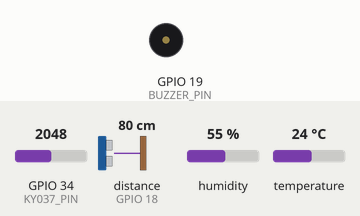
This sketch was run on a simulated ESP32. Shown: buzzer (waves = sounding, pin HIGH). Wiring (inferred from the names in the program): ultrasonic range finder: trigger GPIO 5; echo GPIO 18. The inputs (shaded band) are chosen by the test bench; at power-on: distance to the obstacle (sensor on GPIO 18) 80 cm, GPIO 34 (KY037_PIN) = 2048, humidity 55 %, temperature 24 °C. The echo pulse lasts 58.3 µs per cm; WiFi joins after 1.5 s; servers stay silent unless stated; pins used as bus, display or sensor lines are not drawn; what the sketch prints to the serial monitor is not drawn.

Above: at 2.7 s.
2.8 s: distance to the obstacle (sensor on GPIO 18) set to 23 cm
5.0 s: distance to the obstacle (sensor on GPIO 18) set to 19 cm
At 6.1 s:
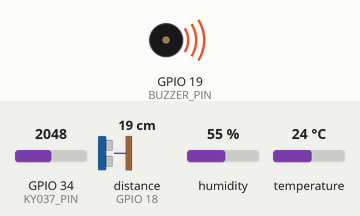
6.6 s: distance to the obstacle (sensor on GPIO 18) set to 35 cm
At 8.1 s:
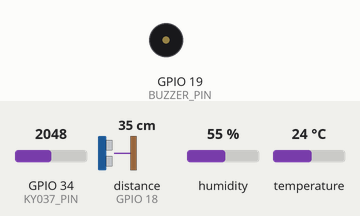
11.9 s: distance to the obstacle (sensor on GPIO 18) set to 2 cm
At 13.3 s:
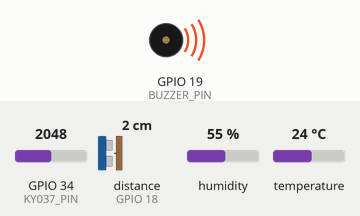
Timing chart, 0 to 14.8 s (numbered marks = the images above; inputs shaded):
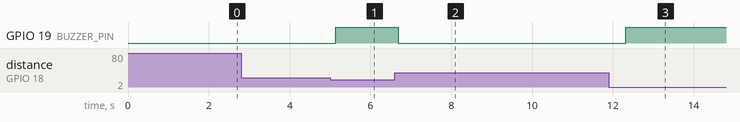

Measured:
- the behaviour switches between 21 and 20 cm on distance to the obstacle (sensor on GPIO 18) (found by bisection; images 0 and 1)
- after the input at 2.8 s, every drawn part: stays the same
- after the input at 5.0 s, GPIO 19 (BUZZER_PIN): LOW → HIGH after 0.14 s
- after the input at 6.6 s, GPIO 19 (BUZZER_PIN): HIGH → LOW after 0.09 s
- after the input at 11.9 s, GPIO 19 (BUZZER_PIN): LOW → HIGH after 0.42 s

The sketch:

LAST01.ino
```cpp
#include <WiFi.h>
#include <Firebase_ESP_Client.h>
#include "addons/TokenHelper.h"
#include "addons/RTDBHelper.h"
#include "DHT.h"
#include <time.h>

// ==================================================
// 1. CONFIGURACIÓN DE RED Y FIREBASE
// ==================================================
const char* WIFI_SSID = "INFINITUM2CB5";
const char* WIFI_PASSWORD = "X7e4upMA4Y";
const char* API_KEY = "AIzaSyA7kOahrIAr_XImPq05EhbJ7CZSPATIZUs";
const char* DATABASE_URL = "https://parking-iot-a0b8e-default-rtdb.firebaseio.com/";

const char* FB_PATH_STATUS = "/Estacionamiento/status";
const char* FB_PATH_LOGS = "/Estacionamiento/logs";

// ==================================================
// 2. CONFIGURACIÓN DE SENSORES Y PINES
// ==================================================
#define DHTPIN 4
#define DHTTYPE DHT22
#define TRIG_PIN 5
#define ECHO_PIN 18
#define BUZZER_PIN 19
#define KY037_PIN 34

DHT dht(DHTPIN, DHTTYPE);

// ==================================================
// 3. OBJETOS FIREBASE Y VARIABLES GLOBALES
// ==================================================
FirebaseData fbdo;
FirebaseAuth auth;
FirebaseConfig config;

unsigned long lastSendTime = 0;
const int sendInterval = 10000; // cada 10 segundos
const float DISTANCIA_ALERTA = 20.0; // cm
const float DISTANCIA_OCUPADO = 30.0; // cm

// ==================================================
// 4. CONEXIÓN WIFI Y FIREBASE
// ==================================================
void conectarWiFi() {
  Serial.print("🔌 Conectando a WiFi");
  WiFi.begin(WIFI_SSID, WIFI_PASSWORD);
  int intentos = 0;
  while (WiFi.status() != WL_CONNECTED) {
    delay(500);
    Serial.print(".");
    if (++intentos > 40) {
      Serial.println("\n⚠️ No se pudo conectar a WiFi. Reiniciando...");
      ESP.restart();
    }
  }
  Serial.printf("\n✅ WiFi Conectado: %s\n", WiFi.localIP().toString().c_str());
}

void conectarFirebase() {
  config.api_key = API_KEY;
  config.database_url = DATABASE_URL;
  Firebase.begin(&config, &auth);
  Firebase.reconnectWiFi(true);
  Serial.println("🔥 Firebase conectado correctamente.");
}

// ==================================================
// 5. FUNCIONES DE LECTURA DE SENSORES
// ==================================================
float medirDistancia() {
  digitalWrite(TRIG_PIN, LOW);
  delayMicroseconds(3);
  digitalWrite(TRIG_PIN, HIGH);
  delayMicroseconds(10);
  digitalWrite(TRIG_PIN, LOW);
  long duracion = pulseIn(ECHO_PIN, HIGH, 30000);
  float distancia = duracion * 0.034 / 2;
  if (distancia <= 0 || distancia > 400) return NAN;
  return distancia;
}

void controlBuzzer(float distancia) {
  if (!isnan(distancia)) {
    if (distancia <= DISTANCIA_ALERTA) {
      digitalWrite(BUZZER_PIN, HIGH);
      Serial.println("🚨 ¡PELIGRO! Vehículo muy cerca — Buzzer ACTIVADO");
    } else {
      digitalWrite(BUZZER_PIN, LOW);
      Serial.println("🟢 Distancia segura — Buzzer APAGADO");
    }
  } else {
    digitalWrite(BUZZER_PIN, LOW);
  }
}

// ==================================================
// 6. SETUP
// ==================================================
void setup() {
  Serial.begin(115200);
  pinMode(TRIG_PIN, OUTPUT);
  pinMode(ECHO_PIN, INPUT);
  pinMode(BUZZER_PIN, OUTPUT);
  pinMode(KY037_PIN, INPUT);

  dht.begin();
  conectarWiFi();
  conectarFirebase();

  Serial.println("🚀 Sistema de Estacionamiento Iniciado y listo.");
}

// ==================================================
// 7. LOOP PRINCIPAL
// ==================================================
void loop() {
  unsigned long ahora = millis();

  // Reintentar WiFi si se pierde conexión
  if (WiFi.status() != WL_CONNECTED) {
    Serial.println("⚠️ WiFi desconectado, intentando reconectar...");
    conectarWiFi();
  }

  // Lecturas de sensores
  float temperatura = dht.readTemperature();
  float humedad = dht.readHumidity();
  float distancia = medirDistancia();
  int sonido = analogRead(KY037_PIN);

  controlBuzzer(distancia);

  // Estado general del estacionamiento
  String estado = "Libre";
  if (!isnan(distancia) && distancia < DISTANCIA_OCUPADO) {
    estado = "Ocupado";
  }

  // Mostrar datos en monitor serial
  Serial.println("----------------------------------------------------");
  Serial.printf("🌡 Temperatura: %.2f°C | 💧 Humedad: %.2f%% | 📏 Distancia: %.2fcm | 🎤 Sonido: %d | 🅿️ Estado: %s\n",
                temperatura, humedad, distancia, sonido, estado.c_str());

  // Envío periódico a Firebase
  if (ahora - lastSendTime > sendInterval) {
    lastSendTime = ahora;

    FirebaseJson json;
    json.set("temperatura_c", String(temperatura));
    json.set("humedad_pct", String(humedad));
    json.set("distancia_cm", String(distancia));
    json.set("nivel_sonido", sonido);
    json.set("estado", estado);
    json.set("timestamp", String(esp_timer_get_time() / 1000000)); // segundos desde inicio

    Serial.println("📤 Enviando datos a Firebase...");

    if (Firebase.RTDB.setJSON(&fbdo, FB_PATH_STATUS, &json)) {
      Serial.println("✅ Datos enviados correctamente a /status");
    } else {
      Serial.print("❌ Error al enviar: ");
      Serial.println(fbdo.errorReason());
    }

    // Registrar log (historial)
    if (Firebase.RTDB.pushJSON(&fbdo, FB_PATH_LOGS, &json)) {
      Serial.println("🗃️ Registro histórico guardado en /logs");
    } else {
      Serial.print("⚠️ Error al guardar log: ");
      Serial.println(fbdo.errorReason());
    }

    // Comprobar lectura
    if (Firebase.RTDB.getJSON(&fbdo, FB_PATH_STATUS)) {
      Serial.println("📥 Lectura Firebase OK:");
      Serial.println(fbdo.payload());
    }
  }

  delay(500);
}
```
